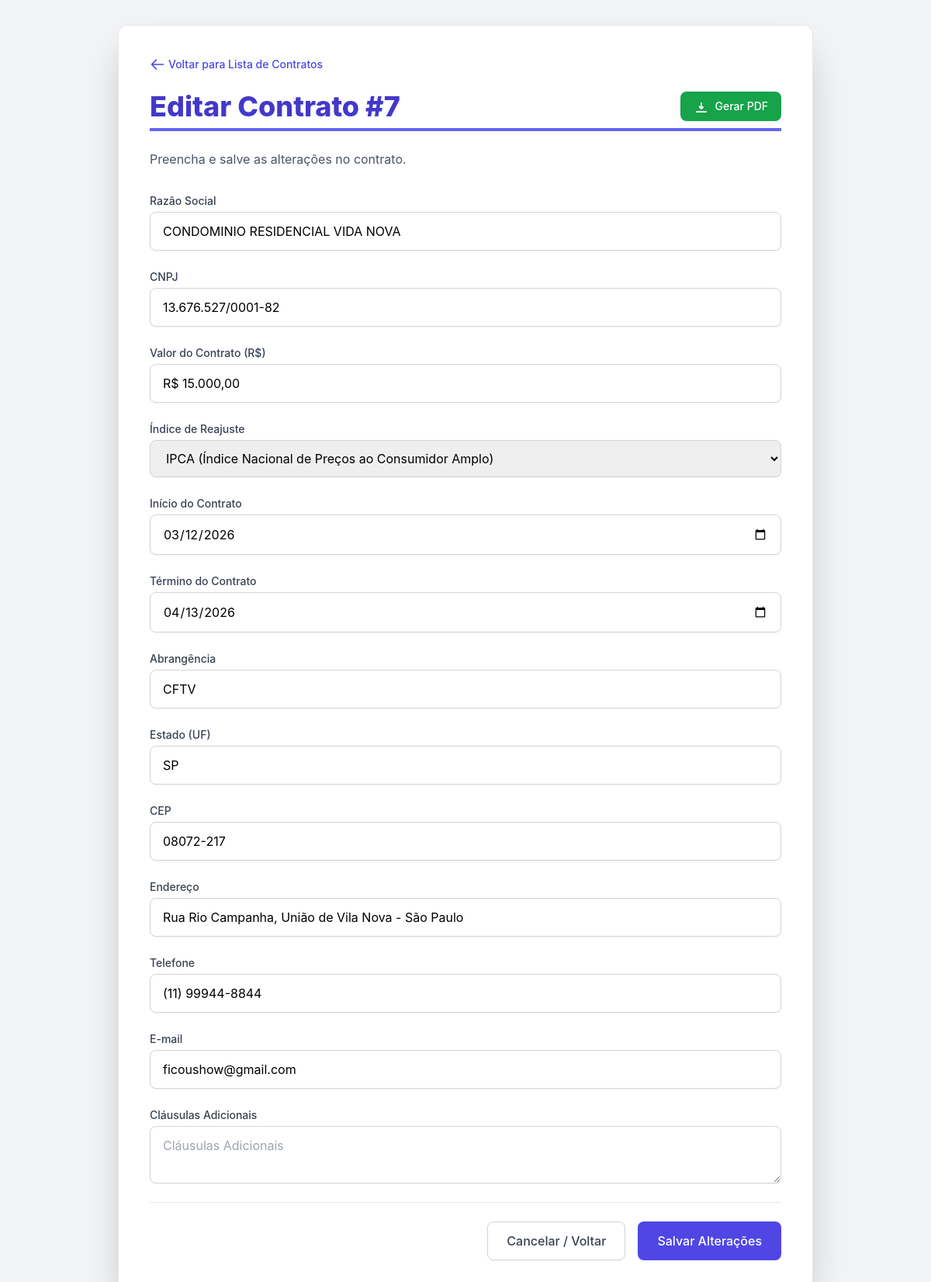
Screenshot of /contrato/7/editar (signed in) with the database file from the repository.
### app.py (models this page shows, shortened)
class ContratCond(db.Model):
    id = db.Column(db.Integer, primary_key=True)
    nome = db.Column(db.String(100), nullable=False)
    cnpj = db.Column(db.String(20), unique=True, nullable=False)
    endereco = db.Column(db.String(200), nullable=False)
    cep = db.Column(db.String(10), nullable=False)
    estado = db.Column(db.String(50), nullable=False)
    telefone = db.Column(db.String(20), nullable=False)
    email = db.Column(db.String(120), nullable=False)
    valor_contrato = db.Column(db.Numeric(10, 2), nullable=False)
    inicio_contrato = db.Column(db.Date, nullable=False)
    termino_contrato = db.Column(db.Date, nullable=True)
    abrangencia_contrato = db.Column(db.String(100), nullable=False)
    tipo_indice = db.Column(db.String(50), nullable=True)
    clausulas_adicionais = db.Column(db.Text, nullable=True)
    data_criacao = db.Column(db.DateTime, nullable=False, default=datetime.utcnow)

### app.py (the view)
@app.route('/contrato/<int:contrato_id>/editar', methods=['GET', 'POST'])
@login_required
def editar_contrato(contrato_id):
    contrato = ContratCond.query.get_or_404(contrato_id)
    form = ContratoForm(contrato_id=contrato.id)
    if form.validate_on_submit():
        try:
            contrato.nome = form.nome.data
            contrato.cnpj = form.cnpj.data
            contrato.endereco = form.endereco.data
            contrato.cep = form.cep.data
            contrato.estado = form.estado.data
            contrato.telefone = form.telefone.data
            contrato.email = form.email.data
            contrato.valor_contrato = form.valor_contrato.data
            contrato.inicio_contrato = form.inicio_contrato.data
            contrato.termino_contrato = form.termino_contrato.data
            contrato.abrangencia_contrato = form.abrangencia_contrato.data
            contrato.tipo_indice = form.tipo_indice.data
            contrato.clausulas_adicionais = form.clausulas_adicionais.data
            db.session.commit()
            flash('Contrato atualizado com sucesso!', 'success')
            return redirect(url_for('index'))
        except Exception as e:
            db.session.rollback()
            flash(f'Erro ao atualizar contrato: {e}', 'danger')
    elif request.method == 'GET':
        form.nome.data = contrato.nome
        form.cnpj.data = contrato.cnpj
        form.endereco.data = contrato.endereco
        form.cep.data = contrato.cep
        form.estado.data = contrato.estado
        form.telefone.data = contrato.telefone
        form.email.data = contrato.email
        form.tipo_indice.data = contrato.tipo_indice
        form.inicio_contrato.data = contrato.inicio_contrato
        form.termino_contrato.data = contrato.termino_contrato
        form.abrangencia_contrato.data = contrato.abrangencia_contrato
        form.clausulas_adicionais.data = contrato.clausulas_adicionais
        form.valor_contrato.data = format_currency_br(contrato.valor_contrato)
    return render_template('editar.html', form=form, contrato=contrato)

### app.py (called while the page is built)
def clean_currency(value_str):
    if not isinstance(value_str, str):
        value_str = str(value_str)
    cleaned = re.sub(r'[R$\s.]', '', value_str).replace(',', '.')
    try:
        if not cleaned:
            return Decimal('0.00')
        return Decimal(cleaned)
    except Exception:
        return Decimal('0.00')

def format_currency_br(value):
    if value is None:
        return ""
    return "R$ {:,.2f}".format(value).replace(",", "X").replace(".", ",").replace("X", ".")

@login_manager.user_loader
def load_user(user_id):
    try:
        return User.query.get(int(user_id))
    except ValueError:
        return None

### templates/editar.html (shortened to what this page needs)
<!DOCTYPE html>
<html lang="pt-BR">
<head>
    <script src="https://cdn.tailwindcss.com"></script>
</head>
<body class="bg-gray-100 min-h-screen p-4 sm:p-8">
    <div class="max-w-4xl mx-auto bg-white p-6 sm:p-10 rounded-xl shadow-2xl border border-gray-200">
        <a href="{{ url_for('index') }}" class="inline-flex items-center text-sm font-medium text-indigo-600 hover:text-indigo-800 transition mb-6">
            <svg xmlns="http://www.w3.org/2000/svg" class="h-5 w-5 mr-1" fill="none" viewBox="0 0 24 24" stroke="currentColor" stroke-width="2">
                <path stroke-linecap="round" stroke-linejoin="round" d="M10 19l-7-7m0 0l7-7m-7 7h18" />
            </svg>
            Voltar para Lista de Contratos
        </a>
        <div class="flex flex-col sm:flex-row justify-between items-start sm:items-center mb-6 border-b-4 border-indigo-500 pb-2">
            <h1 class="text-3xl sm:text-4xl font-extrabold text-indigo-700">
                Editar Contrato #{{ contrato.id }}
            </h1>
            <a href="{{ url_for('download_contrato_pdf', id=contrato.id) }}" target="_blank"
               class="mt-4 sm:mt-0 flex items-center px-4 py-2 border border-transparent shadow-sm text-sm font-medium rounded-lg text-white bg-green-600 hover:bg-green-700 focus:outline-none focus:ring-2 focus:ring-offset-2 focus:ring-green-500 transition duration-150 ease-in-out">
                Gerar PDF
            </a>
        </div>
        <p class="text-gray-600 mb-8">
            Preencha e salve as alterações no contrato.
        </p>
        <form id="contractForm" method="POST" action="{{ url_for('editar_contrato', contrato_id=contrato.id) }}" class="space-y-6">
            {% for field in form if field.name != 'csrf_token' and field.type != 'SubmitField' %}
                <div class="field-group">
                    <label for="{{ field.id }}" class="block text-sm font-medium text-gray-700 mb-1">
                        {{ field.label.text }}
                    </label>
                    {{ field(class="mt-1 block w-full px-4 py-3 border border-gray-300 rounded-lg shadow-sm focus:ring-indigo-500 focus:border-indigo-500",
                             placeholder=field.label.text) }}
                </div>
            {% endfor %}
            <div class="flex flex-col sm:flex-row justify-end pt-4 space-y-3 sm:space-y-0 sm:space-x-4 border-t pt-6">
                <a href="{{ url_for('index') }}" class="w-full sm:w-auto flex justify-center items-center px-6 py-3 border border-gray-300 shadow-sm text-base font-medium rounded-lg text-gray-700 bg-white hover:bg-gray-50 focus:outline-none focus:ring-2 focus:ring-offset-2 focus:ring-indigo-500 transition duration-150 ease-in-out">
                    Cancelar / Voltar
                </a>
                <button type="submit" class="w-full sm:w-auto flex justify-center items-center px-6 py-3 border border-transparent shadow-sm text-base font-medium rounded-lg text-white bg-indigo-600 hover:bg-indigo-700 focus:outline-none focus:ring-2 focus:ring-offset-2 focus:ring-indigo-500 transition duration-150 ease-in-out">
                    Salvar Alterações
                </button>
            </div>
        </form>
    </div>
</body>
</html>

### templates/editar.html (style rules this page uses)
body { font-family: 'Inter', sans-serif; }

### rows the page displays
ContratCond: id "7", nome "CONDOMINIO RESIDENCIAL VIDA NOVA" "13.676.527/0001-82" "R$ 15.000,00" "IPCA (Índice Nacional de Preços ao Consumidor Amplo)" "03/12/2026" "04/13/2026" "CFTV" "SP" "08072-217" "Rua Rio Campanha, União de Vila Nova - São Paulo" "(11) 99944-8844" "ficoushow@gmail.com"

### other values shown
{{ field.label.text }} "Razão Social" "CNPJ" "Valor do Contrato (R$)" "Índice de Reajuste" "Início do Contrato" "Término do Contrato" "Abrangência" "Estado (UF)" "CEP" "Endereço" "Telefone" "E-mail" "Cláusulas Adicionais"
